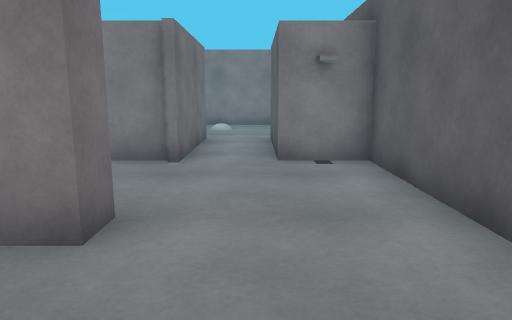
[1] (above)

12 first-person views from a walk through a Unity game level. The camera is 1.2 m above the floor, tilts 10° down and sees 70° across. The floor is counted in squares, 1 m on a side. Each view is taken from the middle of a square. On the plan, view 1 faces up. The plan holds only what a view shows up to about 15 squares ahead; the rest is blank. The place goes on beyond the plan. Door leaves are left out, so doorways stand open. Surface patterns are stand-ins for the level's own textures.

[2]
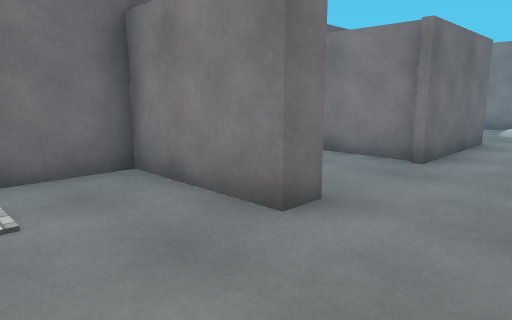

[3]
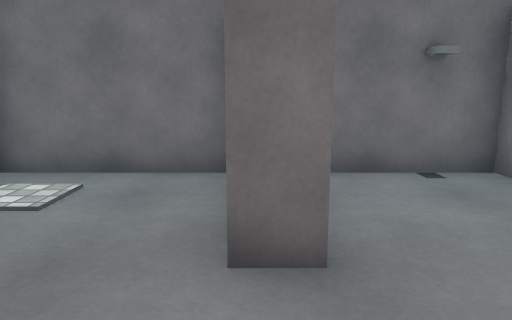

[4]
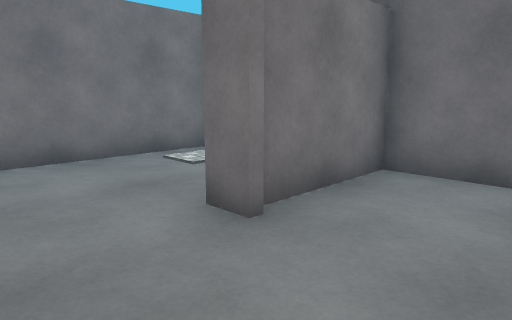

[5]
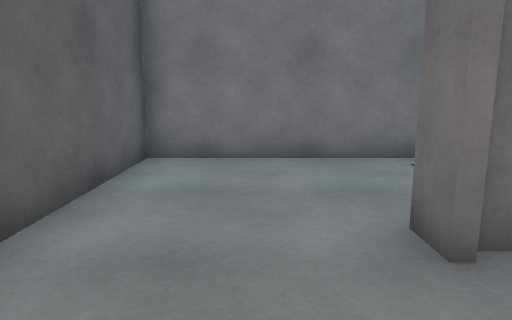

[6]
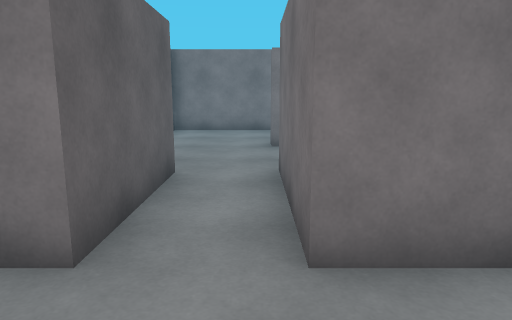

[7]
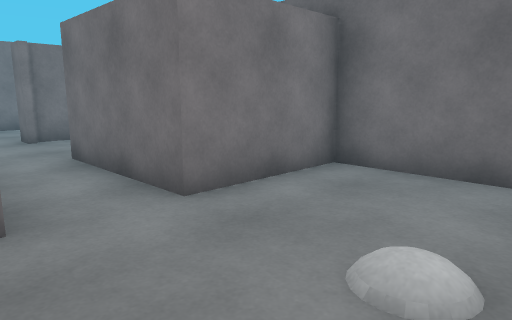

[8]
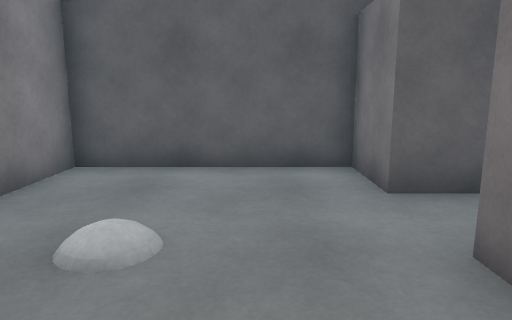

[9]
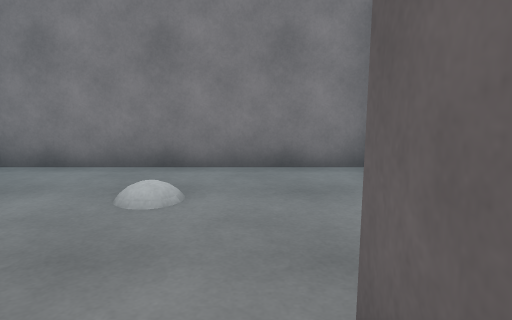

[10]
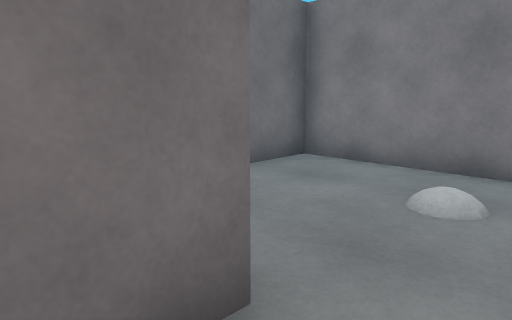

[11]
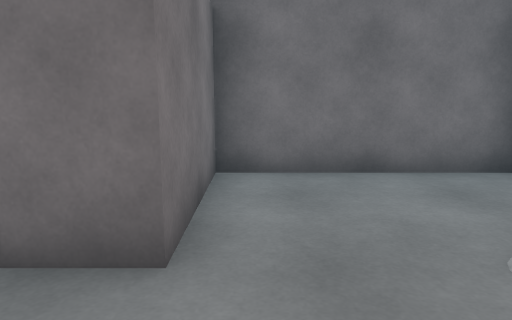

[12]
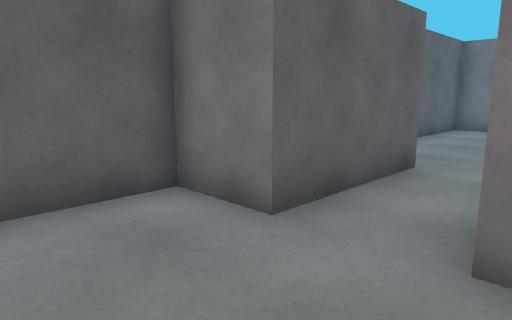

### Floor plan
Ten units are one square. View 1 is at (0, 0); x grows to the right and y downward. Boxes are objects, and circles mark ways between rooms. Rooms are numbered by the first view taken in them; rooms with no view inside come last. Other rooms are left out.
<svg viewBox="-51 -156 77 172">
<path fill="none" stroke="#000" d="M-24 -28 -46 -28 -46 11M-24 -68 -46 -68 -46 -33 -24 -33M-44 10 21 10 21 -68 4 -68 4 -104M-14 -104 -14 -74M4 -104 21 -104 21 -151 -46 -151 -46 -104 -14 -104"/>
<rect x="-25" y="-35" width="10" height="10" fill="#bbb"><title>pillar</title></rect>
<rect x="-25" y="-75" width="10" height="10" fill="#bbb"><title>pillar</title></rect>
<circle cx="-5" cy="-100" r="3" fill="#2a7"/>
<text x="-10" y="-40">1</text>
<text x="-20" y="-130">2</text>
</svg>
Room 1 opens to room 2.

Where each view was taken, in squares from view 1:
view 1: 0 up, 0 right, facing up
view 2: 0 up, 1 right, facing up-left
view 3: 3 up, 1 right, facing left
view 4: 6 up, 1 right, facing down-left
view 5: 6 up, 0 right, facing down
view 6: 13 up, 1 left, facing down
view 7: 14 up, 1 right, facing down-left
view 8: 12 up, 4 left, facing right
view 9: 9 up, 0 right, facing up
view 10: 9 up, 0 right, facing up-left
view 11: 11 up, 1 right, facing left
view 12: 13 up, 2 left, facing down-right
